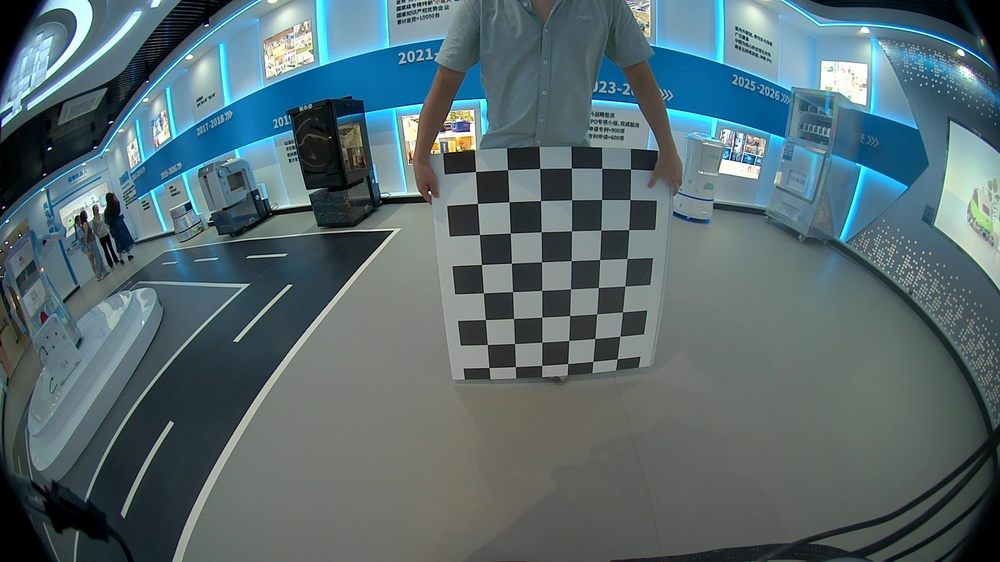
#> input picture samples/camera_calib_fisheye/img_0064.jpg, 1000 x 562 px, shrunk from 1920 x 1080 before the run; its folder holds only this picture in this run
$ jupyter execute camera_calib_fisheye.ipynb
#> lines starting #> are read from the running program, lines starting #| are printed output that depends on the picture; after the words box and inside, x2 and y2 are one past the last pixel; in counts of white or black regions, pixels touching at a corner belong together; long printed decimals are rounded
[cell 1]
import cv2
import numpy as np
import glob

# --- 标定板参数（根据你的棋盘格规格修改） ---
CHECKERBOARD = (6, 8)  # 内角点个数 (行, 列)
square_size = 0.024    # 标定板方格边长，单位：米（可选，用于真实尺寸）

# --- 准备世界坐标点 (0,0,0), (1,0,0), (2,0,0)... ---
objp = np.zeros((1, CHECKERBOARD[0]*CHECKERBOARD[1], 3), np.float32)
objp[0,:,:2] = np.mgrid[0:CHECKERBOARD[0], 0:CHECKERBOARD[1]].T.reshape(-1, 2)
objp = objp * square_size

objpoints = []  # 3D 点
imgpoints = []  # 2D 点

# --- 读取标定图片路径，修改为你的文件夹 ---
images = glob.glob('/home/ubuntu/Desktop/project/sensor-calibration/samples/camera_calib_fisheye/*.jpg')

for fname in images:
    img = cv2.imread(fname)
#> img is the input picture: shape (562, 1000, 3); mean B, G, R 111.7, 106.9, 86.9
    if img is None:
        continue
    gray = cv2.cvtColor(img, cv2.COLOR_BGR2GRAY)
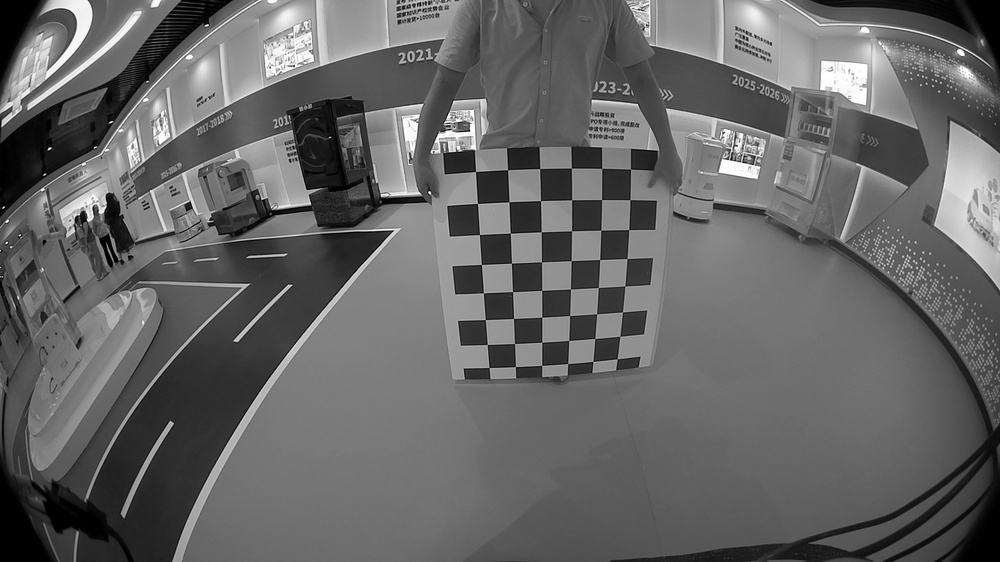
#> gray: shape (562, 1000); min 0, max 255, mean 101.5

    # 寻找棋盘角点
    ret, corners = cv2.findChessboardCorners(gray, CHECKERBOARD,
                                             cv2.CALIB_CB_ADAPTIVE_THRESH +
                                             cv2.CALIB_CB_FAST_CHECK +
                                             cv2.CALIB_CB_NORMALIZE_IMAGE)
#> ret = True; corners = 48 rows, first 8: [475.5, 171.5], [507.5, 169.6], [539.6, 168.5], [566, 173], [607, 173], [626, 174], [477.5, 203.5], [509, 201.6]

    if ret:
        # 亚像素角点精确化
        criteria = (cv2.TERM_CRITERIA_EPS + cv2.TERM_CRITERIA_MAX_ITER, 30, 1e-6)
        cv2.cornerSubPix(gray, corners, (3,3), (-1,-1), criteria)

        imgpoints.append(corners)
        objpoints.append(objp)

        # 可视化角点
        cv2.drawChessboardCorners(img, CHECKERBOARD, corners, ret)
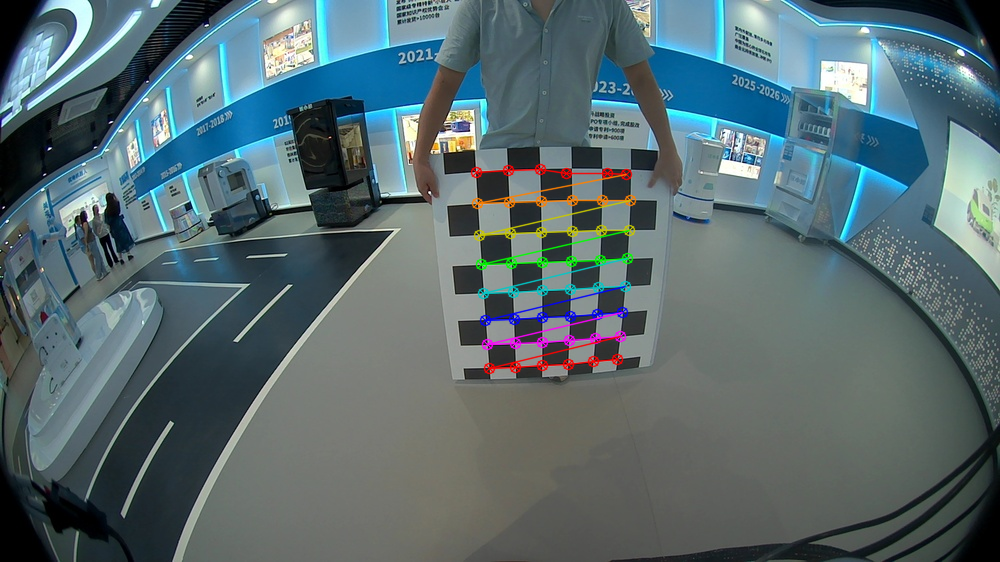
#> img: shape (562, 1000, 3); 1.79% of pixels changed, all inside (x1, y1, x2, y2) = (470, 163, 637, 375)
        cv2.imshow('Corners', img)
        cv2.waitKey(100)

cv2.destroyAllWindows()

if len(objpoints) < 1:
    print("未找到足够的棋盘格角点，标定失败！")
    exit()

# --- 标定鱼眼相机 ---
K = np.zeros((3, 3))
D = np.zeros((4, 1))
rvecs = []
tvecs = []

img_shape = gray.shape[::-1]  # (width, height)
#> img_shape = (1000, 562)

flags = cv2.fisheye.CALIB_RECOMPUTE_EXTRINSIC + \
        cv2.fisheye.CALIB_FIX_SKEW

rms, K, D, rvecs, tvecs = cv2.fisheye.calibrate(
    objectPoints=objpoints,
    imagePoints=imgpoints,
    image_size=img_shape,
    K=None,
    D=None,
    rvecs=rvecs,
    tvecs=tvecs,
    flags=flags,
    criteria=criteria
)
#> rms = 6.04; K = [[-18111.8, 0, 208.3], [0, -18733.2, 370.3], [0, 0, 1]]; D = [901.6, -6833, 23505.1, -37793.7]; rvecs = ([-0.974, 0.24, -2.99],); tvecs = ([-0.259, 0.171, 20.32],)

print("标定完成，RMS误差 =", rms)
#| 标定完成，RMS误差 = 6.039
print("内参矩阵 K:\n", K)
#| 内参矩阵 K:
#|  [[-1.81117585e+04 -0.00000000e+00  2.08255504e+02]
#|  [ 0.00000000e+00 -1.87332248e+04  3.70348543e+02]
#|  [ 0.00000000e+00  0.00000000e+00  1.00000000e+00]]
print("畸变系数 D:\n", D)
#| 畸变系数 D:
#|  [[   901.628]
#|  [ -6833.010]
#|  [ 23505.052]
#|  [-37793.747]]

$ run again, on samples/camera_calib_fisheye/img_0271.jpg
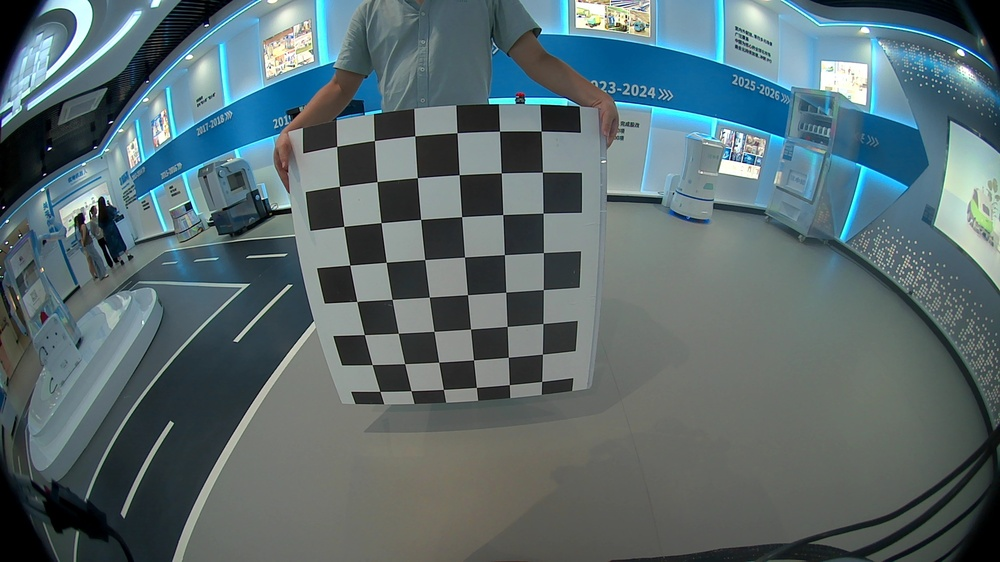
#> input picture samples/camera_calib_fisheye/img_0271.jpg, 1000 x 562 px, shrunk from 1920 x 1080 before the run
#> img is the input picture: shape (562, 1000, 3); mean B, G, R 111.3, 107.4, 89.5
#> `gray = cv2.cvtColor(img, cv2.COLOR_BGR2GRAY)`:
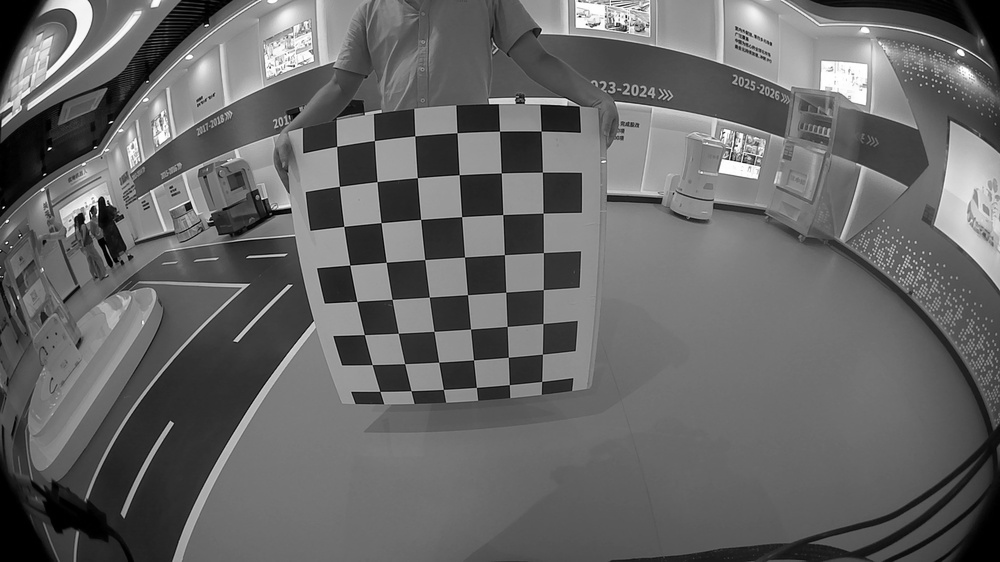
#> gray: shape (562, 1000); min 0, max 255, mean 102.5
#> ret = False; corners = None

$ run again, on samples/camera_calib_fisheye/img_0307.jpg
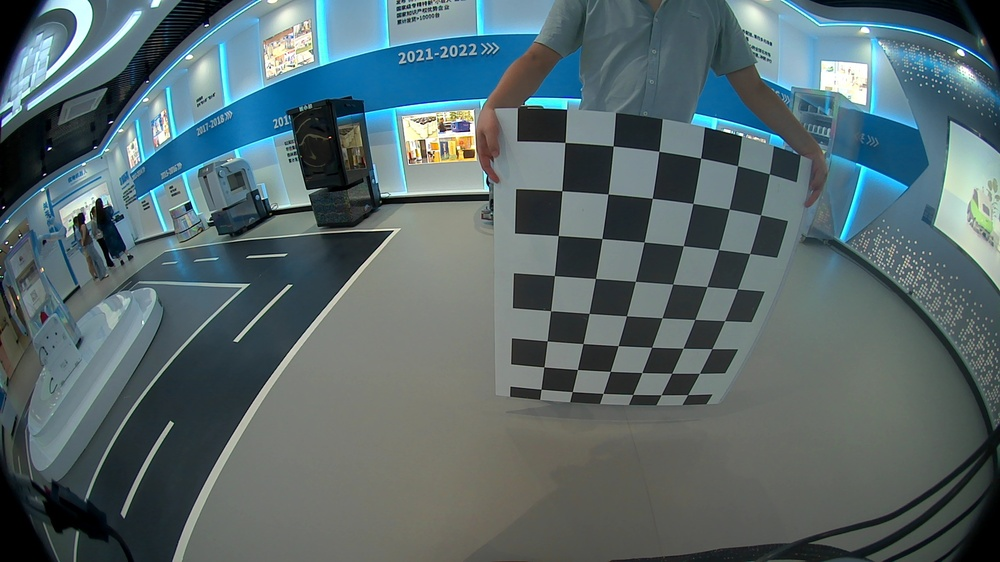
#> input picture samples/camera_calib_fisheye/img_0307.jpg, 1000 x 562 px, shrunk from 1920 x 1080 before the run
#> img is the input picture: shape (562, 1000, 3); mean B, G, R 108.5, 105, 87.3
#> `gray = cv2.cvtColor(img, cv2.COLOR_BGR2GRAY)`:
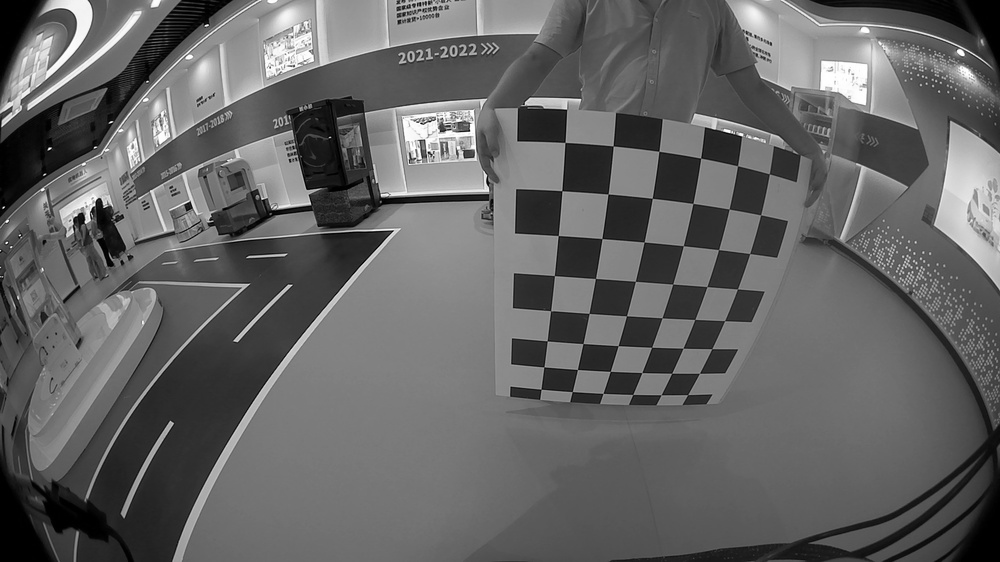
#> gray: shape (562, 1000); min 0, max 255, mean 100.1
#> ret = True; corners = 48 rows, first 8: [565, 142.4], [610, 149], [662, 155], [700.5, 158], [737.5, 165.7], [769.4, 173.9], [561.7, 190.7], [608, 193.9]
#> `cv2.drawChessboardCorners(img, CHECKERBOARD, corners, ret)`:
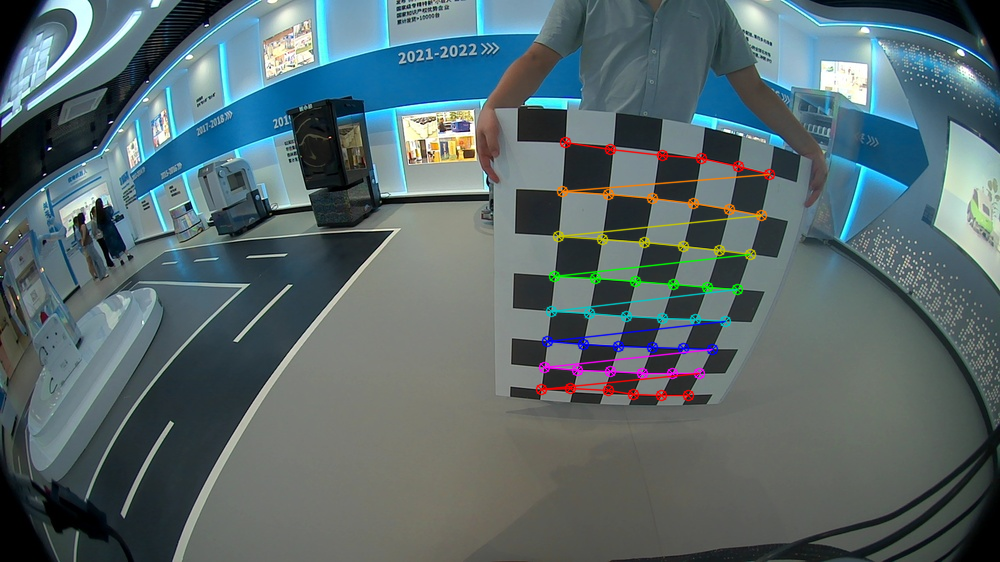
#> img: shape (562, 1000, 3); 2.11% of pixels changed, all inside (x1, y1, x2, y2) = (535, 136, 776, 402)

$ run again, on samples/camera_calib_fisheye/img_0096.jpg
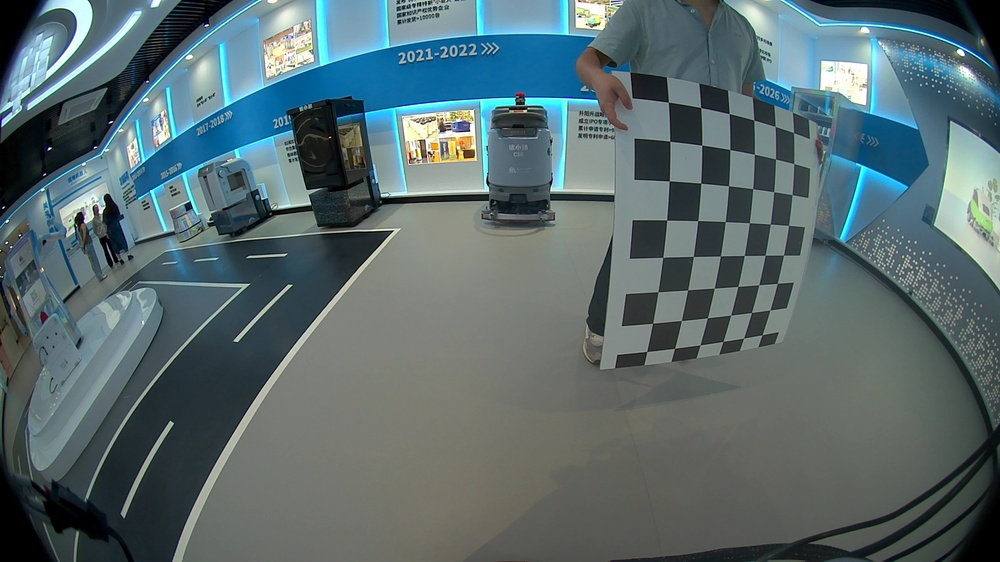
#> input picture samples/camera_calib_fisheye/img_0096.jpg, 1000 x 562 px, shrunk from 1920 x 1080 before the run
#> img is the input picture: shape (562, 1000, 3); mean B, G, R 110.5, 107.2, 89.2
#> `gray = cv2.cvtColor(img, cv2.COLOR_BGR2GRAY)`:
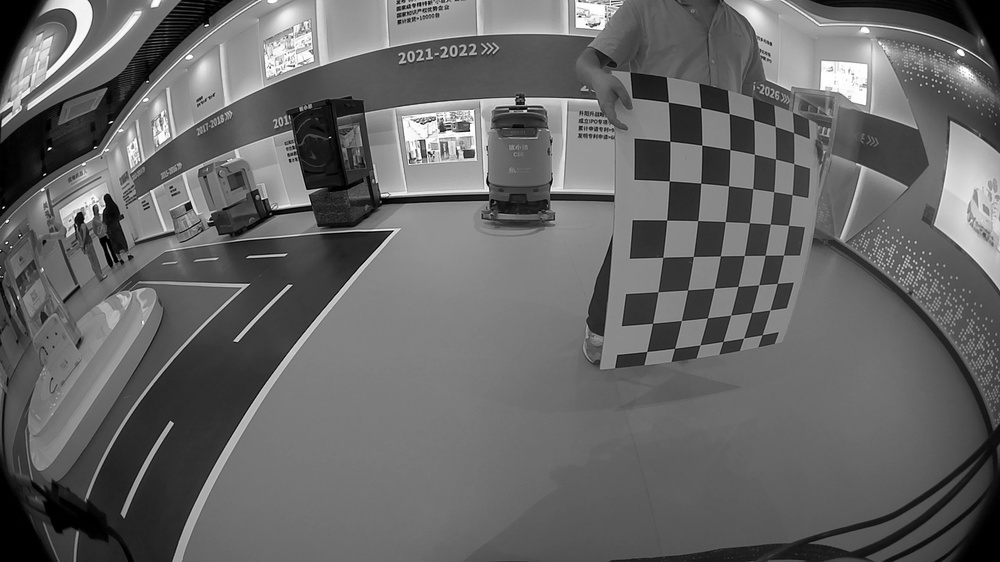
#> gray: shape (562, 1000); min 0, max 255, mean 102.2
#> ret = True; corners = 48 rows, first 8: [672, 106], [698, 111], [733, 118], [753.7, 120], [775.2, 126.5], [793.5, 132.7], [669.7, 141.2], [701.7, 145.3]
#> `cv2.drawChessboardCorners(img, CHECKERBOARD, corners, ret)`:
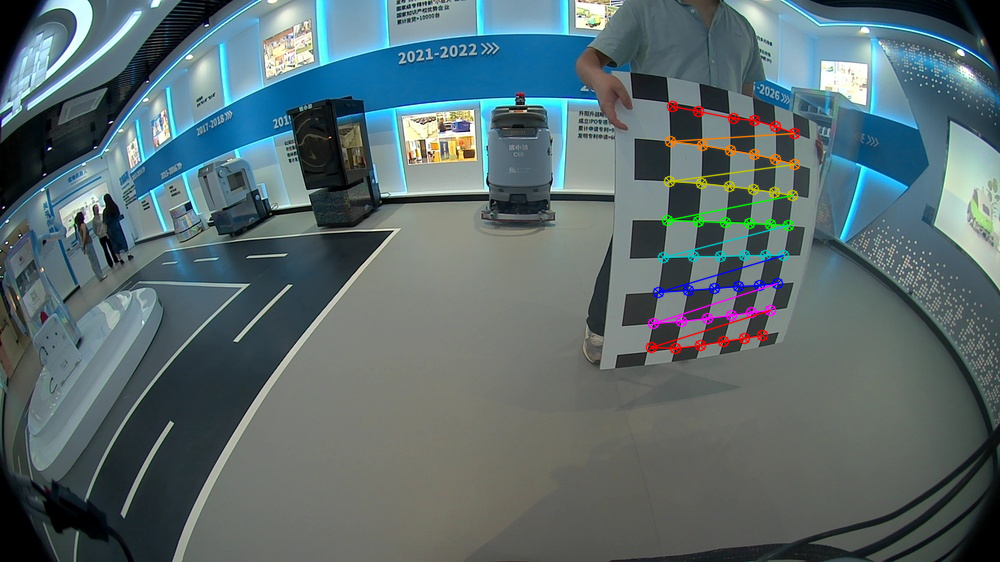
#> img: shape (562, 1000, 3); 1.65% of pixels changed, all inside (x1, y1, x2, y2) = (645, 100, 801, 355)
#> rms = 19.9; K = [[-6197495.7, 0, 406484.1], [0, -6756073.8, -42920.3], [0, 0, 1]]; D = [22556.3, -14895.4, -16516.7, -3836.1]; rvecs = ([-1.91, 0.0874, -2.46],); tvecs = ([267, -25.96, 20233],)
#| 标定完成，RMS误差 = 19.901
#| 内参矩阵 K:
#|  [[-6.19749570e+06 -0.00000000e+00  4.06484080e+05]
#|  [ 0.00000000e+00 -6.75607380e+06 -4.29202538e+04]
#|  [ 0.00000000e+00  0.00000000e+00  1.00000000e+00]]
#| 畸变系数 D:
#|  [[ 22556.258]
#|  [-14895.383]
#|  [-16516.750]
#|  [ -3836.060]]
